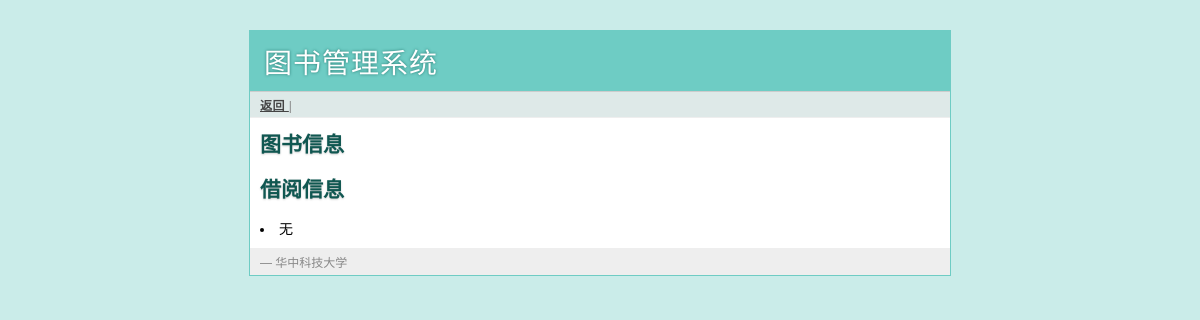
The app's page /manager/book/9787020068425, older data.
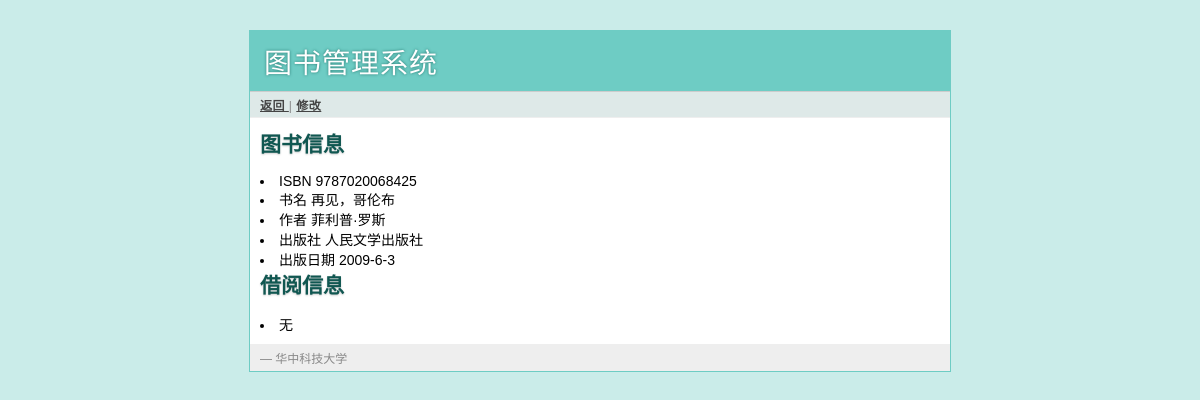
The same page, newer data.
### tables this page shows
CREATE TABLE books(
       book_id text primary key,
       book_name text not null,
       author text not null,
       publish_com text not null,
       publish_date text not null
);

### book.py (the view, shortened to what this page needs)
@app.route('/manager/book/<id>', methods=['GET', 'POST'])
def manager_book(id):
    manager_judge()
    book = query_db("select * from books where book_id = ?", [id], one=True)
    reader = query_db(
        "select * from borrows where book_id = ?",
        [id],
        one=True,
    )
    name = query_db(
        "select user_name from borrows where book_id = ?",
        [id],
        one=True,
    )
    current_time = time.strftime("%Y-%m-%d", time.localtime(time.time()))
    return render_template("manager_book.html", book=book, reader=reader)

### book.py (called while the page is built)
def get_db():
    if "sqlite_db" not in g:
        g.sqlite_db = sqlite3.connect(current_app.config["DATABASE"])
        g.sqlite_db.row_factory = sqlite3.Row
    return g.sqlite_db

@app.teardown_appcontext
def close_database(exception):
    db = g.pop("sqlite_db", None)
    if db is not None:
        db.close()

def query_db(query, args=(), one=False):
    cur = get_db().execute(query, args)
    rv = cur.fetchall()
    return (rv[0] if rv else None) if one else rv

@app.before_request
def before_request():
    g.user = None
    if "user_id" in session:
        g.user = session["user_id"]

def manager_judge():
    if not session.get("user_id"):
        error = "Invalid manager, please login"
        return render_template("manager_login.html", error=error)

### templates/manager_login.html (shortened to what this page needs)
{% extends "layout.html" %}

### templates/manager_book.html (shortened to what this page needs)
{% extends "layout.html" %}
{% block link %}
	<a href="{{ url_for('manager_books') }}"> 返回  </a> |
	{% if book %}
	<a href="{{ url_for('manager_modify', id=book.book_id)}}"> 修改 </a>
	{% endif%}
{% endblock %}
{% block body  %}
	<h2> 图书信息 </h2>
	{% if book %}
	<li> ISBN            	{{book.book_id}} </li>
	<li> 书名        		{{book.book_name}} </li>
	<li> 作者        		{{book.author}} </li>
	<li> 出版社     	{{book.publish_com}} </li>
	<li> 出版日期   	{{book.publish_date}} </li>
	{% endif %}
	<h2 > 借阅信息 </h2>
	{% if reader  %}
	<li> 借阅者姓名 {{reader.user_name}}</li>
	<li> 借阅日期  {{reader.date_borrow}}</li>
	<li> 还书日期  {{reader.date_return}}</li>
	<form action="" method=post>
	  <div class=actions>
	    <input type=submit value="归还">
	    </div>
	</form>
	{% else %}
	<li> 无 </li>
	{% endif %}
{% endblock %}

Row changes from the older to the newer data that the page shows:
added books: book_id "9787020068425", book_name "再见，哥伦布", author "菲利普·罗斯", publish_com "人民文学出版社", publish_date "2009-6-3"
Text that changed along with them:
text now shown: "修改 ISBN 书名 作者 出版社 出版日期"
